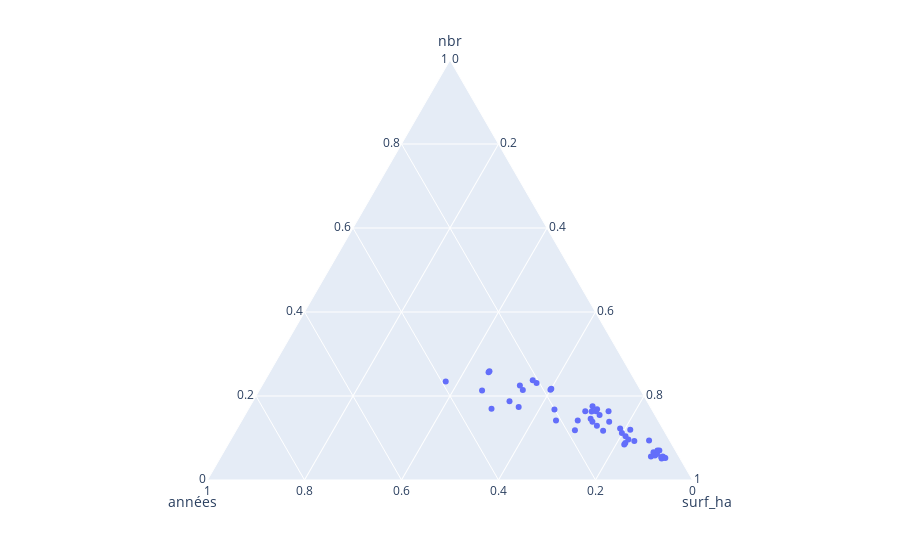

The cell this chart's notebook holds for it:
### Code cell
fig = px.scatter_ternary(Données_promethées, a="nbr", b="années", c="surf_ha")
fig.show()
